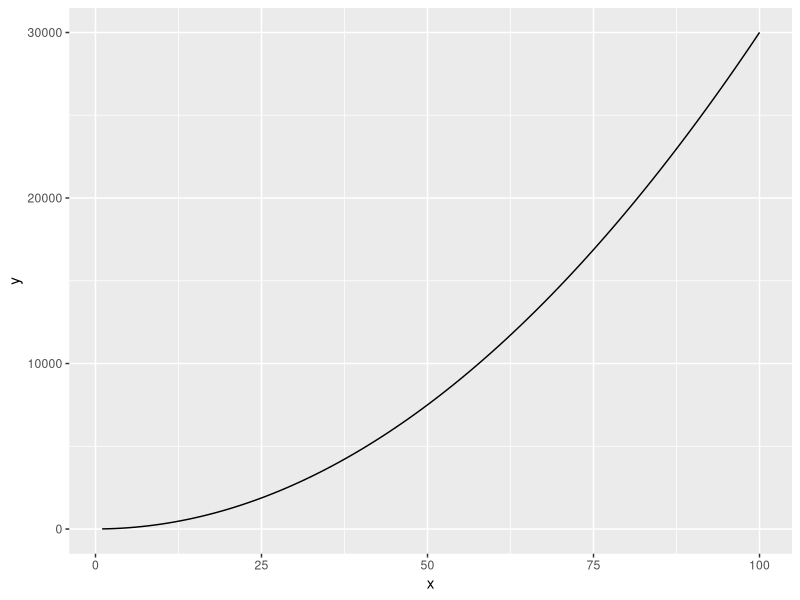
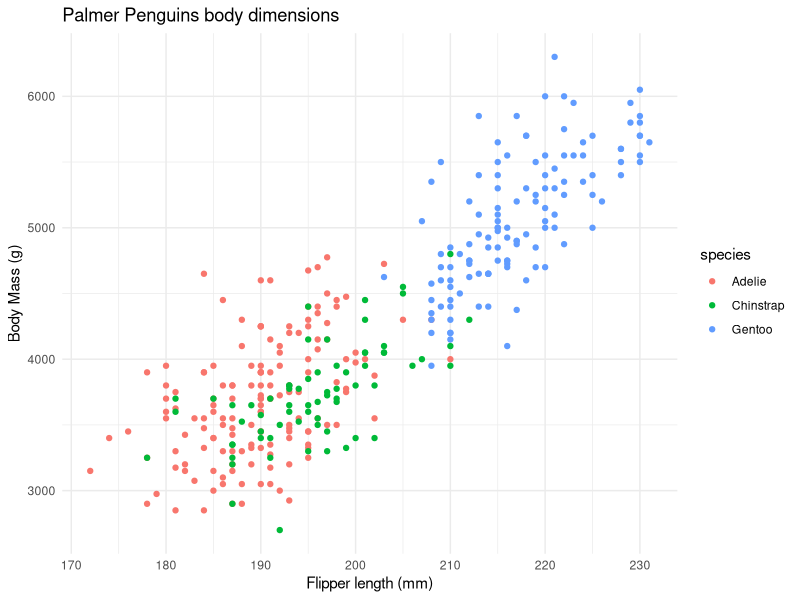

Reproduce these figures in R, in order.
## ---- chunk 1
library(tidyverse)
library(palmerpenguins)
## ---- chunk 2
fx = function(x) {3 * x^2 + 4}
#tell it it uses ggplot, can create vectors with 'c'

ggplot(data.frame(x = c(1, 100)), aes(x = x)) + geom_function(fun = fx)
## ---- chunk 3
fxyz = expression(2 *x * y + 3 * (x^2) * (z^3))

dfdy = D(fxyz, 'y')

dfdy
## ---- chunk 4
ggplot(data = penguins, aes(x = flipper_length_mm, y = body_mass_g, color = species)) + 
  geom_point() + labs(x = "Flipper length (mm)", 
                      y = "Body Mass (g)", 
                      title = "Palmer Penguins body dimensions") + 
  theme_minimal()
